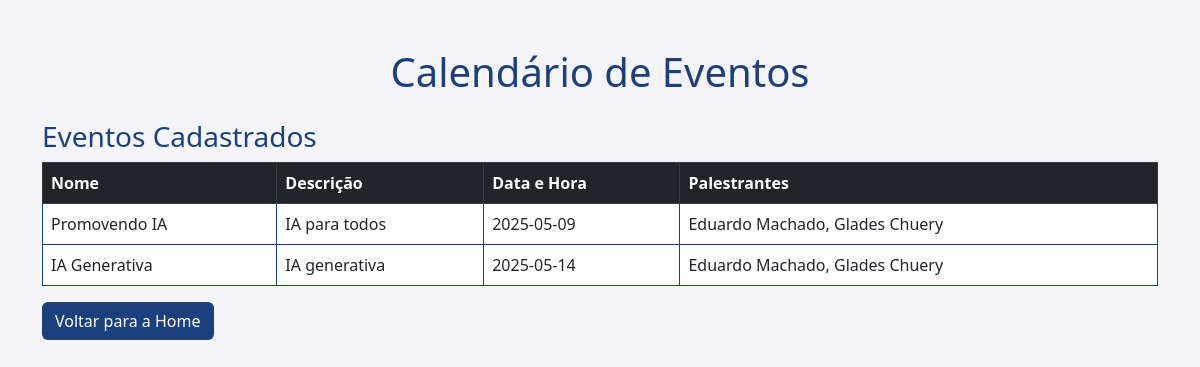
The page /calendario (signed in) on the database its author committed.
### models.py (models this page shows)
class Evento(db.Model):
    __tablename__ = 'evento'
    id = db.Column(db.Integer, primary_key=True)
    nome = db.Column(db.String(100), nullable=False)
    descricao = db.Column(db.String(200))
    data_evento = db.Column(db.Date)
    telefone = db.Column(db.String(20))
    palestrantes = db.Column(db.String(255), nullable=True)  # Campo para salvar os palestrantes

### app.py (the view)
@app.route('/calendario')
@login_obrigatorio
def calendario():
    eventos = Evento.query.all()
    return render_template('calendario.html', eventos=eventos)

### app.py (called while the page is built)
@login_manager.user_loader
def load_user(user_id):
    return UsuarioLogin.query.get(int(user_id))

def login_obrigatorio(f):
    @wraps(f)
    def decorated_function(*args, **kwargs):
        if 'usuario_id' not in session:
            flash('Você precisa estar logado para acessar esta página.', 'warning')
            return redirect(url_for('login'))
        return f(*args, **kwargs)
    return decorated_function

### templates/calendario.html (shortened to what this page needs)
<!DOCTYPE html>
<html lang="pt-br">
<head>
    <link href="https://cdn.jsdelivr.net/npm/bootstrap@5.3.0-alpha1/dist/css/bootstrap.min.css" rel="stylesheet">
    <link href="https://cdn.jsdelivr.net/npm/fullcalendar@3.2.0/dist/fullcalendar.min.css" rel="stylesheet">
</head>
<body style="background-color: #F4F4F9;">
    <div class="container mt-5">
        <h1 class="text-center mb-4" style="color: #1C407D;">Calendário de Eventos</h1>
        <h3 style="color: #1C407D;">Eventos Cadastrados</h3>
        <table class="table table-bordered" style="border-color: #1C407D;">
            <thead class="table-dark">
                <tr>
                    <th>Nome</th>
                    <th>Descrição</th>
                    <th>Data e Hora</th>
                    <th>Palestrantes</th>
                </tr>
            </thead>
            <tbody>
                {% for evento in eventos %}
                    <tr>
                        <td>{{ evento.nome }}</td>
                        <td>{{ evento.descricao }}</td>
                        <td>{{ evento.data_evento }}</td>
                        <td>{{ evento.palestrantes }}</td>
                    </tr>
                {% endfor %}
            </tbody>
        </table>
        <a href="{{ url_for('home') }}" class="btn" style="background-color: #1C407D; color: white;">Voltar para a Home</a>
    </div>
</body>
</html>

### rows shown on the page
Evento: nome "Promovendo IA", descricao "IA para todos", data_evento "2025-05-09", palestrantes "Eduardo Machado, Glades Chuery"
Evento: nome "IA Generativa", descricao "IA generativa", data_evento "2025-05-14", palestrantes "Eduardo Machado, Glades Chuery"
